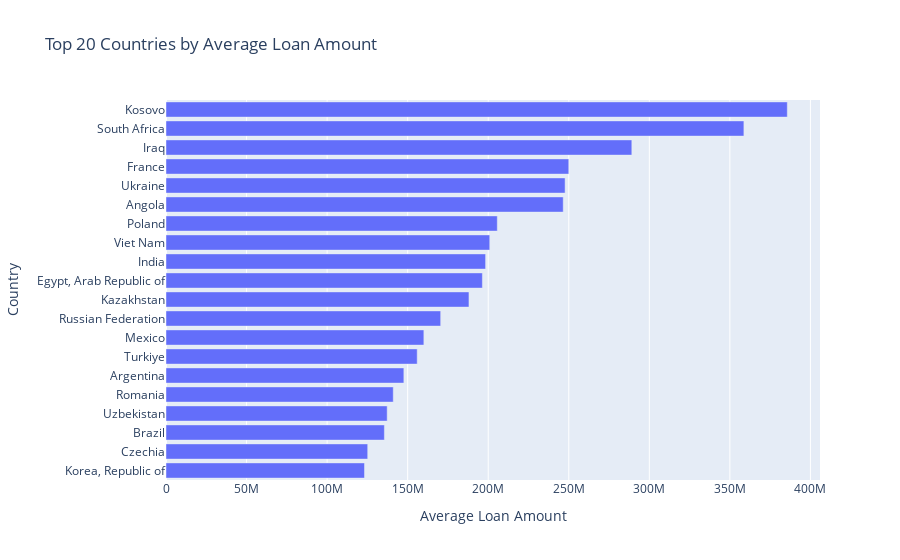

Notebook source saved alongside this figure:
### Code cell
#A bar chart showing the top 20 countries average loan amount
top_countries = average_loan_amount_by_country.head(20).sort_values(by='Original Principal Amount', ascending=False)

fig = px.bar(top_countries, x='Original Principal Amount', y='Country', orientation='h',
             title='Top 20 Countries by Average Loan Amount',
             labels={'Original Principal Amount': 'Average Loan Amount', 'Country': 'Country'},
             category_orders={'Country': top_countries['Country'].tolist()})
fig.update_layout(height=600)
fig.show()

### Figure 1 — Plotly figure (JSON) as saved in the notebook; plotly's stock layout.template omitted (floating-point values rounded to 4 significant figures)
{"data": [{"alignmentgroup": "True", "hovertemplate": "Average Loan Amount=%{x}<br>Country=%{y}<extra></extra>", "legendgroup": "", "marker": {"color": "#636efa", "pattern": {"shape": ""}}, "name": "", "offsetgroup": "", "orientation": "h", "showlegend": false, "textposition": "auto", "type": "bar", "x": [385600000.0, 358700000, 289140000, 250000000, 247700000.0, 246600000.0, 205632500, 201000000.0, 198400000.0, 196379600, 188046970, 170500000.0, 160100000.0, 155900000.0, 147600000.0, 141100000.0, 137300000.0, 135500000.0, 125200000, 123200000.0], "xaxis": "x", "y": ["Kosovo", "South Africa", "Iraq", "France", "Ukraine", "Angola", "Poland", "Viet Nam", "India", "Egypt, Arab Republic of", "Kazakhstan", "Russian Federation", "Mexico", "Turkiye", "Argentina", "Romania", "Uzbekistan", "Brazil", "Czechia", "Korea, Republic of"], "yaxis": "y"}], "layout": {"autosize": true, "barmode": "relative", "legend": {"tracegroupgap": 0}, "title": {"text": "Top 20 Countries by Average Loan Amount"}, "xaxis": {"anchor": "y", "autorange": true, "domain": [0, 1], "range": [0, 405900000.0], "title": {"text": "Average Loan Amount"}, "type": "linear"}, "yaxis": {"anchor": "x", "autorange": true, "categoryarray": ["Korea, Republic of", "Czechia", "Brazil", "Uzbekistan", "Romania", "Argentina", "Turkiye", "Mexico", "Russian Federation", "Kazakhstan", "Egypt, Arab Republic of", "India", "Viet Nam", "Poland", "Angola", "Ukraine", "France", "Iraq", "South Africa", "Kosovo"], "categoryorder": "array", "domain": [0, 1], "range": [-0.5, 19.5], "title": {"text": "Country"}, "type": "category"}}}
